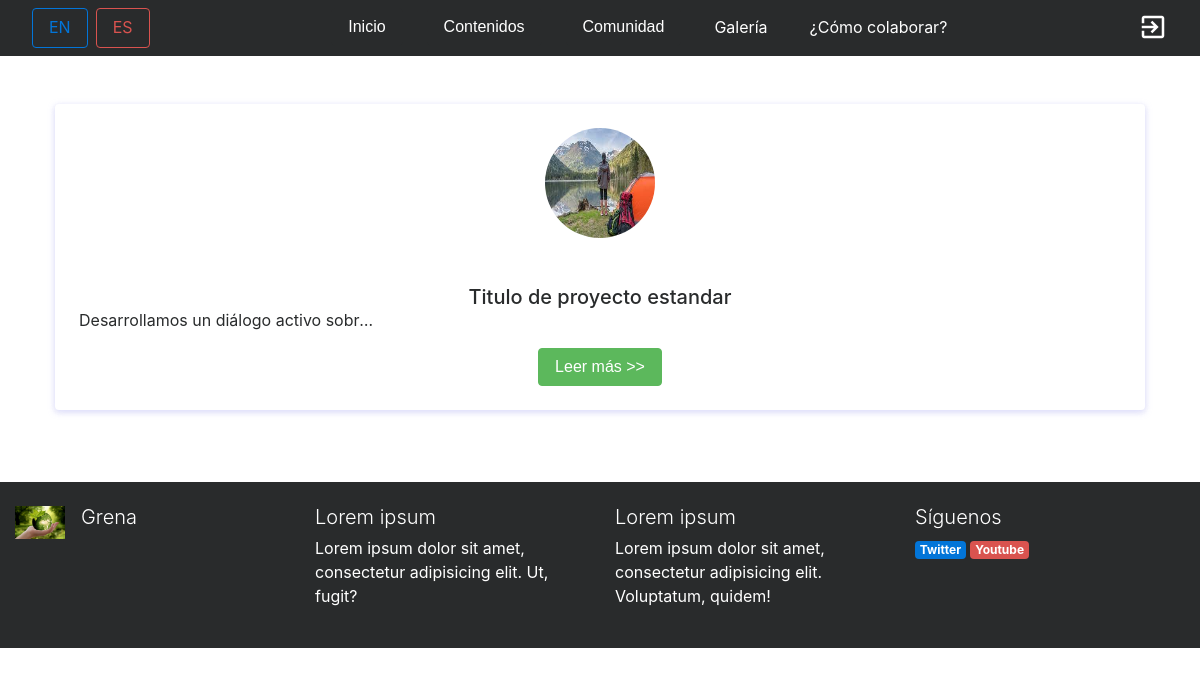
Page /index.php?controller=proyectos&action=showall on the committed database.
### tables this page shows
CREATE TABLE IF NOT EXISTS PROYECTO(
		ID_PROYECTO INT(10) AUTO_INCREMENT,
		IMAGEN VARCHAR(255) NOT NULL,
		TITULO VARCHAR(255) NOT NULL,
		INTRODUCCION VARCHAR(7000) NOT NULL,
		OBJETIVOS VARCHAR(7000) NOT NULL,
		METODOLOGIA VARCHAR(7000) NOT NULL,
		CONCLUSIONES VARCHAR(7000) NOT NULL,
		CONSTRAINT PK_PROYECTO PRIMARY KEY(ID_PROYECTO)

	);

### core/ViewManager.php (called while the page is built, shortened)
<?php
class ViewManager {
	private $variables = array();
	public function setVariable($varname, $value, $flash=false) {
		$this->variables[$varname] = $value;
	}
	public function getVariable($varname, $default=NULL) {
		if (!isset($this->variables[$varname])) {
			return $default;
		}
		return $this->variables[$varname];
	}
	public function render($controller, $viewname) {
		include(__DIR__."/../view/$controller/$viewname.php");
	}
	private static $viewmanager_singleton = NULL;
	public static function getInstance() {
		if (self::$viewmanager_singleton == null) {
			self::$viewmanager_singleton = new ViewManager();
		}
		return self::$viewmanager_singleton;
	}
}

### controller/ProyectosController.php (called while the page is built, shortened)
<?php
require_once(__DIR__."/../model/Proyecto.php");
require_once(__DIR__."/../model/ProyectoMapper.php");
require_once(__DIR__."/../core/ViewManager.php");
class ProyectosController extends BaseController {
	private $proyectoMapper;
	public function __construct() {
		$this->proyectoMapper = new ProyectoMapper();
	}
	public function showAll() {
		$proyectos = $this->proyectoMapper->findAll();
		$this->view->setVariable("proyectos", $proyectos);
		$this->view->render("proyectos", "showall");
	}
}

### index.php (called while the page is built, shortened)
<?php
function run() {
	try {
		$controller = loadController($_GET["controller"]);
		$actionName = $_GET["action"];
		$controller->$actionName();
	} catch(Exception $ex) {
		die("An exception occured!!!!!".$ex->getMessage());
	}
}
function loadController($controllerName) {
	return new $controllerClassName();
}
run();
?>

### model/Proyecto.php (called while the page is built, shortened)
<?php
class Proyecto {
	private $id;
	private $titulo;
	private $introduccion;
	public function __construct($id=NULL,$imagen=NULL, $introduccion=NULL, $objetivos=NULL, $titulo=NULL, $metodologia=NULL,$conclusiones=NULL) {
		$this->id = $id;
		$this->imagen= $imagen;
		$this->introduccion= $introduccion;
		$this->titulo = $titulo;
	}
	public function getId() {
		return $this->id;
	}
	public function getImagen() {
		return $this->imagen;
	}
	public function getIntroduccion() {
		return $this->introduccion;
	}
	public function getTitulo() {
		return $this->titulo;
	}
}

### model/ProyectoMapper.php (called while the page is built, shortened)
<?php
require_once(__DIR__."/../core/PDOConnection.php");
require_once(__DIR__."/../model/Proyecto.php");
class ProyectoMapper {
	private $db;
	public function __construct() {
		$this->db = PDOConnection::getInstance();
	}
	public function findAll() {
		$stmt = $this->db->query("SELECT * FROM PROYECTO");
		$proyecto_db = $stmt->fetchAll(PDO::FETCH_ASSOC);
		$proyectos = array();
		foreach ($proyecto_db as $proyecto) {
			array_push($proyectos, new Proyecto($proyecto["ID_PROYECTO"],$proyecto["IMAGEN"], $proyecto["INTRODUCCION"],$proyecto["OBJETIVOS"],$proyecto["TITULO"],$proyecto["METODOLOGIA"],$proyecto["CONCLUSIONES"]));
		}
		return $proyectos;
	}
	}

### core/PDOConnection.php (called while the page is built)
<?php
class PDOConnection {
	private static $dbhost = "127.0.0.1";
	private static $dbname = "GRENA";
	private static $dbuser = "grena";
	private static $dbpass = "grena21";
	private static $db_singleton = null;
	public static function getInstance() {
		if (self::$db_singleton == null) {
			self::$db_singleton = new PDO(
			"mysql:host=".self::$dbhost.";dbname=".self::$dbname.";charset=utf8",
			self::$dbuser,
			self::$dbpass,
			array(
				PDO::ATTR_EMULATE_PREPARES => false,
				PDO::ATTR_ERRMODE => PDO::ERRMODE_EXCEPTION
			)
		);
	}
	return self::$db_singleton;
}
}
?>

### view/proyectos/showall.php (the view, shortened to what this page needs)
<?php
require_once(__DIR__."/../../core/ViewManager.php");
$view = ViewManager::getInstance();
$proyectos = $view->getVariable("proyectos");
$y=0;
 ?>
<div class="container mt-5 mb-5">
<div class ="algright">
<div class="row row-cols-1 row-cols-lg-2 row-cols-xl-4">
<?php while($y < count($proyectos)){ ?>
	<div class="col">
		<div class="card radius-15">
			<div class="card-body text-center">
				<div class="p-4 border radius-15">
					<img src="images/<?= $proyectos[$y]->getImagen()?>" width="110" height="110" class="rounded-circle shadow" alt="">
					<h5 class="mb-0 mt-5"><?=$proyectos[$y]->getTitulo() ?></h5>
					<p class="mb-3 textoverflowl"><?=$proyectos[$y]->getIntroduccion() ?></p>
					<button type="button" class="btn btn-success btnreadmore" onclick="window.location.href='index.php?controller=proyectos&amp;action=view&amp;id=<?=$proyectos[$y]->getId();?>'">Leer más >></button>
    </div>
    </div>
    </div>
    </div>
    <?php  $y = $y+1;} ?>
	</div>
</div>
</div>

### css/style.css (style rules this page uses)
.algright { text-align: right; }
.card { margin-left: 10px; margin-right: 10px }

### rows in the picture
proyecto: IMAGEN (picture), TITULO "Titulo de proyecto estandar", INTRODUCCION "Desarrollamos un diálogo activo sobr…"

### other values in the picture
i18n("Inicio") "Inicio"
i18n("Contenidos") "Contenidos"
i18n("Comunidad") "Comunidad"
i18n("Galería") "Galería"
i18n("¿Cómo colaborar?") "¿Cómo colaborar?"
